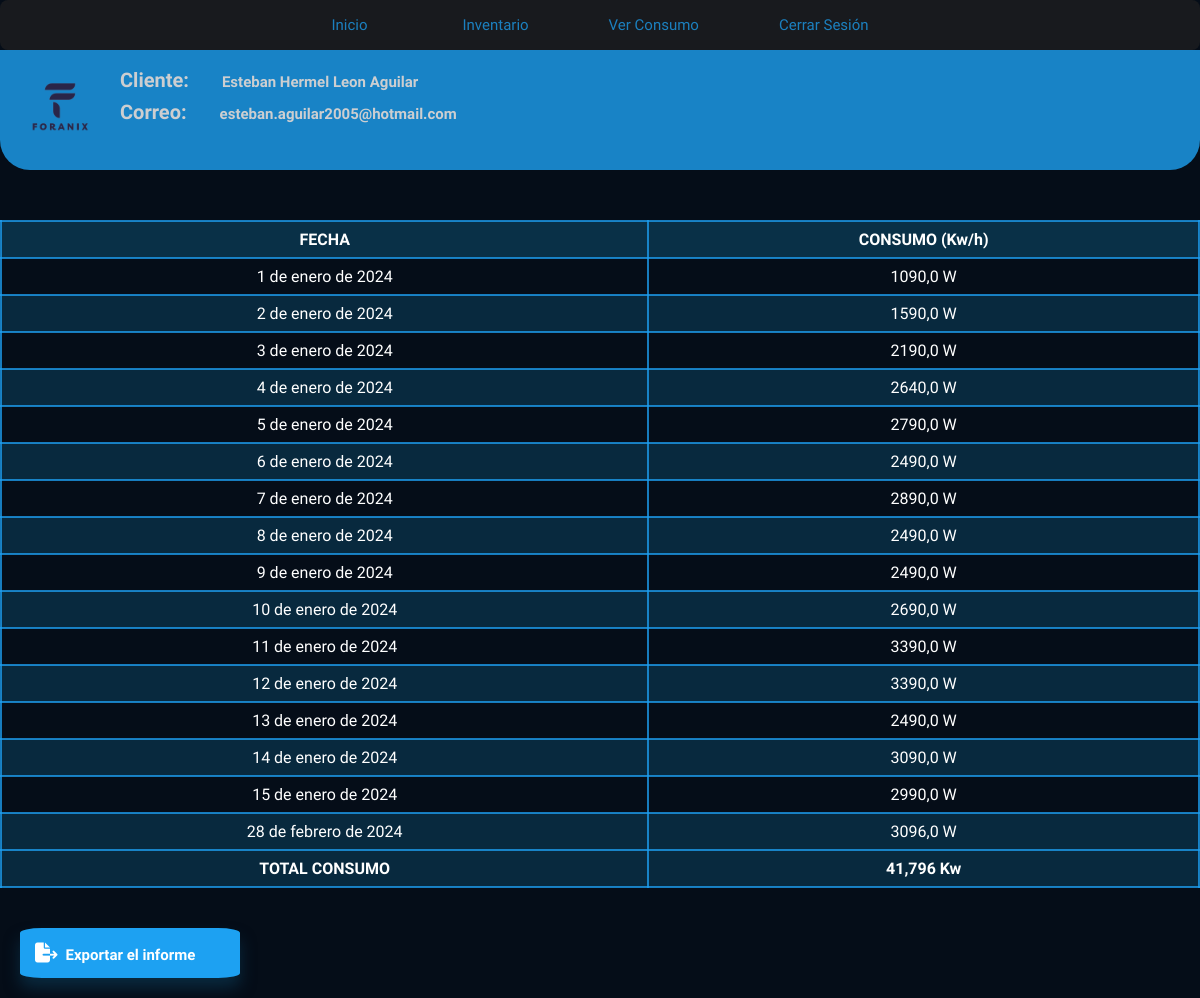
The page /paginaUsuario/inventario/informe/ (signed in) on the database its author committed.
### energy/models.py (models this page shows, shortened)
class Informe(models.Model):
    user = models.ForeignKey(User, on_delete=models.CASCADE)
    inventario = models.ForeignKey(Inventario, on_delete=models.CASCADE, null=True, related_name="inventario_list")
    dia = models.DateField(
        auto_now_add=True)  # Cambiado a auto_now_add para obtener la fecha actual en la creación del objeto
    consumo_total = models.FloatField(default=0)  # Valor predeterminado actualizado a 0
    consumo_total_mensual = models.FloatField(default=0)

### energy/views.py (the view)
# urls.py: path('paginaUsuario/inventario/informe/', informe, name="informe"),
def informe(request):
    print(request.user.modoclaro.modo_claro)  # Corregir esta línea
    if request.user.is_anonymous:
        return redirect('home')
    if request.user.is_authenticated:
        if Inventario.objects.filter(user=request.user).exists() is False:
            messages.info(request, 'Estos datos se actualizaran según lo proporcionado en el inventario')
        consumo_diario_del_mes = Informe.objects.filter(user=request.user)
        total_mensual = calcular_consumo_total_mensual(request.user)
        return render(request, 'energy/home/informe.html', {
            'consumoDiario': consumo_diario_del_mes,
            'user': request.user,
            'consumoTotalMensual': total_mensual
        })
    return render(request, 'energy/home/informe.html')

### energy/metodoList/metodoListInforme/informe.py (called while the page is built)
def calcular_consumo_total_mensual(usuario):
    consumo_mensual = Informe.objects.filter(user=usuario).aggregate(Sum('consumo_total'))[
                          'consumo_total__sum'] or 0
    if consumo_mensual != 0:
        consumo_mensual = consumo_mensual / 1000
    return consumo_mensual

### energy/templates/energy/home/informe.html (shortened to what this page needs)
<!DOCTYPE html>
<html lang="en">
<head>
    {% load static %}
    {% if  request.user.modoclaro.modo_claro %}
    <link rel="stylesheet" href="{% static 'energy/css/modo_claro/mc_informe2.css' %}">
    {% else %}
    <link rel="stylesheet" href="{% static 'energy/css/modo_oscuro/mo_informe.css' %}">
    {% endif %}
    <link rel="stylesheet" href="https://cdnjs.cloudflare.com/ajax/libs/font-awesome/6.4.2/css/all.min.css" />
</head>
<body>
    <nav class="menu">
        <a href="{% url 'paginaUsuario' %}">Inicio</a>
        <a href="{% url 'inventario' %}">Inventario</a>
        <a href="{% url 'proyecciones' %}">Ver Consumo</a>
        <a href="{% url 'cerrarSesion' %}">Cerrar Sesión</a>
    </nav>
    <div class="datosUsuario">
        <img src="{% static 'energy/img/FORANIX-sinFondo2.png' %}" alt="">
        <div class="description">
            <h2>Cliente: <p>{{ user.first_name }} {{ user.last_name }}</p></h2>
            <h2>Correo: <p>{{ user.email }}</p></h2>
        </div>
    </div>
    <div class="contenedorTabla">
        <table>
            <tr>
                <th>FECHA</th>
                <th>CONSUMO (Kw/h)</th>
            </tr>
            {% for consumo in consumoDiario %}
            <tr>
                <td>{{ consumo.dia }}</td>
                <td>{{ consumo.consumo_total }} W</td>
            </tr>
            {% endfor %}
            <tr>
                <th>TOTAL CONSUMO</th>
                <th>{{ consumoTotalMensual }} Kw</th>
            </tr>
        </table>
    </div>
    <a href="{% url 'imprimirPDF' %}" class="export-button">
        <i class="fas fa-file-export"><p>Exportar el informe</p></i>
    </a>
</body>
</html>

### energy/static/energy/css/modo_oscuro/mo_informe.css (style rules this page uses)
* { font-family: 'Livvic', Courier, monospace; margin: 0; padding: 0; box-sizing: border-box; }
body { min-height: 100vh; background: #050d18; }
.menu { position: relative; width: 100%; height: 50px; background: #222222ab; border-radius:8px; display: flex; justify-content: center; align-items: center; z-index: 2; }
.menu a { position: relative; display: inline-block; font-size: 15px; font-weight: 500; color: #1da0f2c2; text-decoration: none; padding: 13px 35px; margin: 5px; z-index: 2; transition: color .5s; }
.menu a::after { content: ''; background: linear-gradient(10deg, #222222ab, #1da0f2c2); width: 100%; height: 100%; border-radius: 8px; position: absolute; top: 100%; left: 50%; transform: translate(-50%, -50%); z-index: -1; opacity: 0; transition: top .5s, opacity .5s; }
h1, h2 { color: #ffffff; font-size: 20px; padding-top: 8px; }
.datosUsuario { text-align: left; background-color: #1da1f2; opacity: 0.8; width: 100%; padding: 10px; border-radius: 0 0 30px 30px; font-size: 12px; display: flex; margin-top: 0px; }
img { display: flex; margin-right: 10px; width: 100px; height: 100%; }
.datosUsuario .description h2 p { display: inline-block; padding-left: 20px; }
i { margin: 20px; font-size: 20px; color: white; width: 220px; border-radius: 10%; padding: 15px; background-color: #1da1f2; box-shadow: 0px 10px 15px #0a324ac2; transition: .3s ease; display: inline-block; cursor: pointer; display: inline-block; }
p { margin-left: 8px; font-size: 15px; display: inline-block; }
a { color: #ffffff; font-size: 15px; text-decoration: none; }
.contenedorTabla { display: flex; justify-content: center; margin-top: 30px; }
table { font-family: 'Livvic', Courier, monospace; color: white; border-collapse: collapse; width: 100%; margin: 20px auto; }
th { font-weight: bolder; text-align: left; background-color: #0a324ac2; }
td, th, .datosConsumo, tr { border: 2px solid #1da0f2c2; text-align: center; padding: 8px; }
tbody tr:nth-child(odd) { background-color: #0a324ac2; }
.menu a:first-child { margin-right: 20px; }
.datosUsuario { margin: 0; width: 100%; max-width: 100%; }
table { width: 100%; max-width: 100%; overflow-x: auto; }

### rows shown on the page
Informe: dia "1 de enero de 2024", consumo_total "1090,0"
Informe: dia "2 de enero de 2024", consumo_total "1590,0"
Informe: dia "3 de enero de 2024", consumo_total "2190,0"
Informe: dia "4 de enero de 2024", consumo_total "2640,0"
Informe: dia "5 de enero de 2024", consumo_total "2790,0"
Informe: dia "6 de enero de 2024", consumo_total "2490,0"
Informe: dia "7 de enero de 2024", consumo_total "2890,0"
Informe: dia "8 de enero de 2024", consumo_total "2490,0"
Informe: dia "9 de enero de 2024", consumo_total "2490,0"
Informe: dia "10 de enero de 2024", consumo_total "2690,0"
Informe: dia "11 de enero de 2024", consumo_total "3390,0"
Informe: dia "12 de enero de 2024", consumo_total "3390,0"
Informe: dia "13 de enero de 2024", consumo_total "2490,0"
Informe: dia "14 de enero de 2024", consumo_total "3090,0"
Informe: dia "15 de enero de 2024", consumo_total "2990,0"
Informe: dia "28 de febrero de 2024", consumo_total "3096,0"

### other values the page prints
{{ user.first_name }} "Esteban Hermel"
{{ user.last_name }} "Leon Aguilar"
{{ user.email }} "esteban.aguilar2005@hotmail.com"
{{ consumoTotalMensual }} "41,796"
